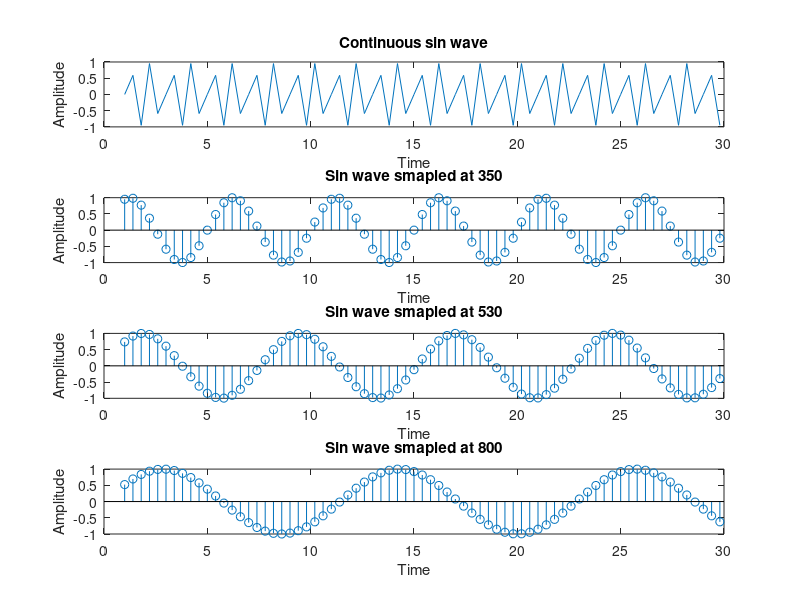

Recreate this plot in MATLAB.
clc
clear all
close all
%E241001
t1=1:0.4:30;
f=70;
fs1=350;
fs2=530;
fs3=800;
X=sin(2*pi*f*t1/f);
subplot(4,1,1);
plot(t1,X);
xlabel('Time');
ylabel('Amplitude');
title('Continuous sin wave');

Y=sin(2*pi*f*t1/fs1);
subplot(4,1,2);
stem(t1,Y);
xlabel('Time');
ylabel('Amplitude');
title('Sin wave smapled at 350');

Y=sin(2*pi*f*t1/fs2);
subplot(4,1,3);
stem(t1,Y);
xlabel('Time');
ylabel('Amplitude');
title('Sin wave smapled at 530');

Y=sin(2*pi*f*t1/fs3);
subplot(4,1,4);
stem(t1,Y);
xlabel('Time');
ylabel('Amplitude');
title('Sin wave smapled at 800');
